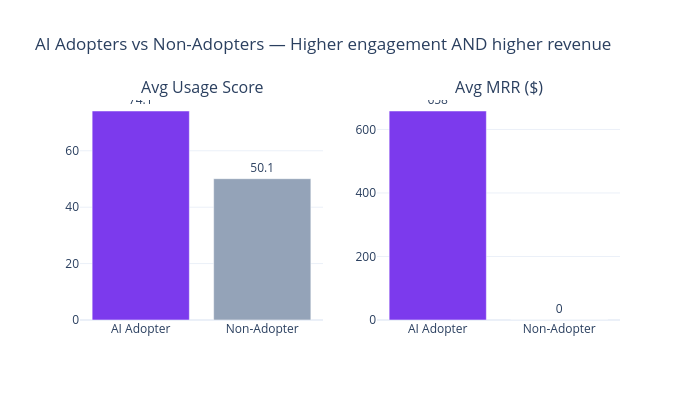

Notebook code for this chart:
### Code cell
# ── AI adopters vs non-adopters ──
comparison = q("""
    SELECT
        CASE WHEN fa.saas_customer_id IS NOT NULL THEN 'AI Adopter' ELSE 'Non-Adopter' END as grp,
        AVG(sc.usage_score) as avg_usage_score,
        COUNT(*) as customers,
        AVG(sc.mrr) as avg_mrr
    FROM saas_customers sc
    LEFT JOIN (SELECT DISTINCT saas_customer_id FROM feature_adoption
               WHERE feature_module = 'ai_insights') fa
        ON sc.saas_customer_id = fa.saas_customer_id
    WHERE sc.status = 'active'
    GROUP BY grp
""")

fig = make_subplots(rows=1, cols=2,
    subplot_titles=("Avg Usage Score", "Avg MRR ($)"))

fig.add_trace(go.Bar(x=comparison.grp, y=comparison.avg_usage_score,
                     marker_color=["#7c3aed", "#94a3b8"],
                     text=comparison.avg_usage_score.round(1), textposition="outside"),
              row=1, col=1)
fig.add_trace(go.Bar(x=comparison.grp, y=comparison.avg_mrr,
                     marker_color=["#7c3aed", "#94a3b8"],
                     text=comparison.avg_mrr.round(0).astype(int), textposition="outside"),
              row=1, col=2)

fig.update_layout(height=400, width=700, showlegend=False,
                  title_text="AI Adopters vs Non-Adopters — Higher engagement AND higher revenue")
fig.show()

### Figure 1 — Plotly figure (JSON) as saved in the notebook; plotly's stock layout.template omitted (floating-point values rounded to 4 significant figures)
{"data": [{"marker": {"color": ["#7c3aed", "#94a3b8"]}, "text": [74.1, 50.1], "textposition": "outside", "type": "bar", "x": ["AI Adopter", "Non-Adopter"], "xaxis": "x", "y": [74.11, 50.11], "yaxis": "y"}, {"marker": {"color": ["#7c3aed", "#94a3b8"]}, "text": [658.0, 0.0], "textposition": "outside", "type": "bar", "x": ["AI Adopter", "Non-Adopter"], "xaxis": "x2", "y": [658.1, 0.0], "yaxis": "y2"}], "layout": {"annotations": [{"font": {"size": 16}, "showarrow": false, "text": "Avg Usage Score", "x": 0.225, "xanchor": "center", "xref": "paper", "y": 1, "yanchor": "bottom", "yref": "paper"}, {"font": {"size": 16}, "showarrow": false, "text": "Avg MRR ($)", "x": 0.775, "xanchor": "center", "xref": "paper", "y": 1, "yanchor": "bottom", "yref": "paper"}], "height": 400, "showlegend": false, "title": {"text": "AI Adopters vs Non-Adopters — Higher engagement AND higher revenue"}, "width": 700, "xaxis": {"anchor": "y", "domain": [0, 0.45]}, "xaxis2": {"anchor": "y2", "domain": [0.55, 1]}, "yaxis": {"anchor": "x", "domain": [0, 1]}, "yaxis2": {"anchor": "x2", "domain": [0, 1]}}}
